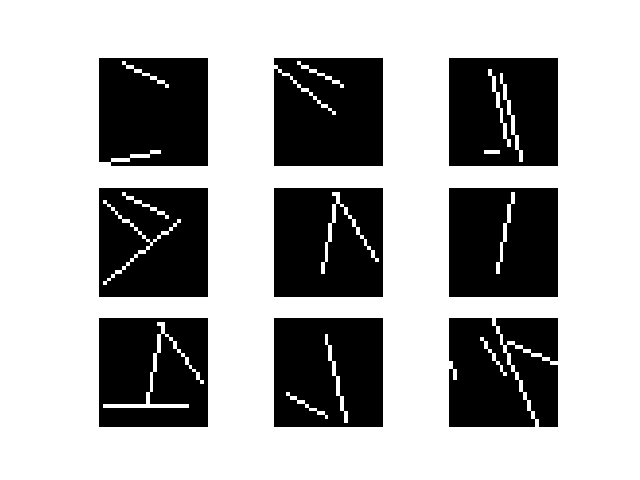

Write the Python code that produced this figure.
import matplotlib
from matplotlib import pyplot as plt

matplotlib.interactive(True)

import pickle

import numpy as np
import tensorflow as tf
from PIL import Image
from tensorflow.keras.models import load_model

from ga import LineGA, PixelGA

input_images = "./data/clock.npy"
data = np.load(input_images)
data = data/255
img_w, img_h = 28, 28
data = np.reshape(data, [data.shape[0], img_w, img_h, 1])


batch_size = 100

discriminator = load_model('discriminator.h5')

initial_population = np.zeros((batch_size, img_h, img_w, img_h, img_w)).astype(np.bool)
generator = LineGA(initial_population, batch_size, 0.8, 0.1)

generator_d = {}
with open('generator.pickle', 'rb') as handle:
    generator_d = pickle.load(handle)

generator.population = generator_d["population"]
generator.fitness = generator_d["fitness"]
generator.offspring_num = generator_d["offspring_num"]
generator.mutation_probability = generator_d["mutation_probability"]
generator.crossover_probability = generator_d["crossover_probability"]

real_data = np.array(data[np.random.choice(len(data), batch_size * 2, replace=False)])
gen_imgs = generator.in_pixel(generator.select_best(9))

print(discriminator.predict(gen_imgs)[:3])
print(discriminator.predict(real_data)[:3])


r, c = 3, 3

# Rescale images 0 - 1
gen_imgs = 0.5 * gen_imgs + 0.5

fig, axs = plt.subplots(r, c)
cnt = 0
for i in range(r):
    for j in range(c):
        axs[i,j].imshow(gen_imgs[cnt, :,:,0], cmap='gray')
        axs[i,j].axis('off')
        cnt += 1
fig.savefig("test.png")
plt.close()
